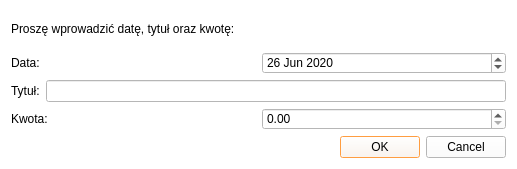
<?xml version="1.0" encoding="UTF-8"?>
<ui version="4.0">
 <class>DialogIncome</class>
 <widget class="QDialog" name="DialogIncome">
  <property name="geometry">
   <rect>
    <x>0</x>
    <y>0</y>
    <width>517</width>
    <height>169</height>
   </rect>
  </property>
  <property name="windowTitle">
   <string>Dialog</string>
  </property>
  <property name="styleSheet">
   <string notr="true">background-color: rgb(255, 255, 255);
selection-background-color: rgb(245, 121, 0);</string>
  </property>
  <layout class="QVBoxLayout" name="verticalLayout">
   <item>
    <widget class="QLabel" name="label_4">
     <property name="styleSheet">
      <string notr="true">background-color: rgb(255, 255, 255);</string>
     </property>
     <property name="text">
      <string>Proszę wprowadzić datę, tytuł oraz kwotę:</string>
     </property>
    </widget>
   </item>
   <item>
    <layout class="QHBoxLayout" name="horizontalLayout">
     <item>
      <widget class="QLabel" name="label">
       <property name="text">
        <string>Data:</string>
       </property>
      </widget>
     </item>
     <item>
      <widget class="QDateEdit" name="dateEdit">
       <property name="date">
        <date>
         <year>2020</year>
         <month>6</month>
         <day>26</day>
        </date>
       </property>
      </widget>
     </item>
    </layout>
   </item>
   <item>
    <layout class="QHBoxLayout" name="horizontalLayout_2">
     <item>
      <widget class="QLabel" name="label_2">
       <property name="text">
        <string>Tytuł:</string>
       </property>
      </widget>
     </item>
     <item>
      <widget class="QLineEdit" name="lineEdit"/>
     </item>
    </layout>
   </item>
   <item>
    <layout class="QHBoxLayout" name="horizontalLayout_3">
     <item>
      <widget class="QLabel" name="label_3">
       <property name="text">
        <string>Kwota:</string>
       </property>
      </widget>
     </item>
     <item>
      <widget class="QDoubleSpinBox" name="doubleSpinBox">
       <property name="maximum">
        <double>10000000000000000905969664.000000000000000</double>
       </property>
      </widget>
     </item>
    </layout>
   </item>
   <item>
    <layout class="QHBoxLayout" name="horizontalLayout_4">
     <item>
      <spacer name="horizontalSpacer">
       <property name="orientation">
        <enum>Qt::Horizontal</enum>
       </property>
       <property name="sizeHint" stdset="0">
        <size>
         <width>40</width>
         <height>20</height>
        </size>
       </property>
      </spacer>
     </item>
     <item>
      <widget class="QDialogButtonBox" name="buttonBox">
       <property name="orientation">
        <enum>Qt::Horizontal</enum>
       </property>
       <property name="standardButtons">
        <set>QDialogButtonBox::Cancel|QDialogButtonBox::Ok</set>
       </property>
      </widget>
     </item>
    </layout>
   </item>
  </layout>
 </widget>
 <resources/>
 <connections>
  <connection>
   <sender>buttonBox</sender>
   <signal>accepted()</signal>
   <receiver>DialogIncome</receiver>
   <slot>accept()</slot>
   <hints>
    <hint type="sourcelabel">
     <x>248</x>
     <y>254</y>
    </hint>
    <hint type="destinationlabel">
     <x>157</x>
     <y>274</y>
    </hint>
   </hints>
  </connection>
  <connection>
   <sender>buttonBox</sender>
   <signal>rejected()</signal>
   <receiver>DialogIncome</receiver>
   <slot>reject()</slot>
   <hints>
    <hint type="sourcelabel">
     <x>316</x>
     <y>260</y>
    </hint>
    <hint type="destinationlabel">
     <x>286</x>
     <y>274</y>
    </hint>
   </hints>
  </connection>
 </connections>
</ui>
